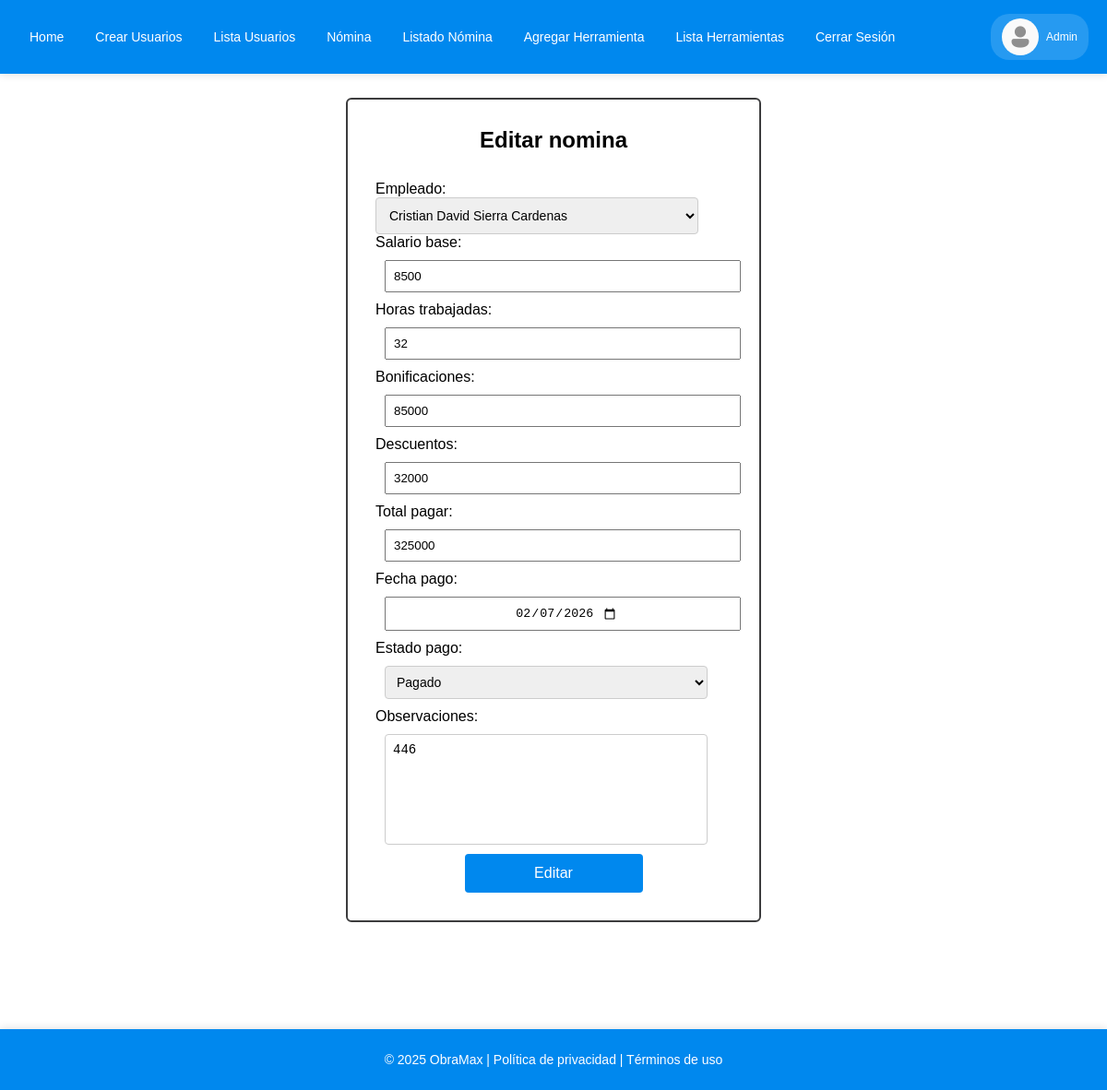
/editar_nomina/1/ (signed in), run on the app's committed database.
### empleados_crud/models.py (models this page shows, shortened)
class CustomUser(AbstractUser):
    ROLES = [
        ('Administrador','Administrador'),
        ('Ingeniero civil', 'Ingeniero civil'),
        ('Maestro de obra','Maestro de obra'),
    ]
    cedula = models.CharField(max_length=15,unique=True)
    telefono = models.CharField(max_length=15)
    rol = models.CharField(max_length= 20, choices=ROLES ,blank=True, null=True)
    def __str__(self):
        return f"{self.first_name} {self.last_name}"
    REQUIRED_FIELDS = ['cedula']

class Nomina(models.Model):
    ESTADO_PAGO= [
        ('pendiente', 'Pendiente'),
        ('pagado', 'Pagado'),
    ]
    empleado= models.ForeignKey(settings.AUTH_USER_MODEL, on_delete=models.SET_NULL, related_name='nominas',null=True)
    registrado_por = models.ForeignKey(CustomUser, on_delete=models.SET_NULL,related_name='registrado_por',null=True)
    salario_base = models.IntegerField()
    horas_trabajadas = models.IntegerField()
    bonificaciones = models.IntegerField()
    descuentos = models.IntegerField()
    total_pagar = models.IntegerField(blank=True,null=True)
    fecha_pago = models.DateField()
    estado_pago = models.CharField(max_length=10, choices=ESTADO_PAGO, default='pendiente')
    observaciones = models.TextField(null=True,blank=True)
    class Meta:
        unique_together = ('empleado', 'fecha_pago')

### empleados_crud/views.py (the view)
# urls.py: path('editar_nomina/<int:id>/', views.editar_nomina, name='editar_nomina'),
@login_required
@admin_or_ingeniero
def editar_nomina(request, id):
    nomina = Nomina.objects.get(id=id)
    if request.method == 'POST':
        form = NominaForm(request.POST, instance=nomina)
        if form.is_valid():
            nomina_edit = form.save(commit=False)
            nomina_edit.registrado_por = request.user
            nomina_edit.save()
            return redirect('empleados_nomina')
    else:
        form = NominaForm(instance=nomina)
    return render(request, 'editar_nomina.html', {
        'form': form,
        'nomina': nomina
    })

### empleados_crud/templates/editar_nomina.html (shortened to what this page needs)
{% extends 'base.html' %}
{% block content %}
<div>
    <div class="container-formulary">
        <form class="formulary" action="{% url 'editar_nomina' nomina.id %}" method="POST">
            <h2 class="title">Editar nomina</h2>
            {{ form.as_p }}
            <button class="buttons" type="submit">Editar</button>
        </form>
    </div>
</div>
{% endblock %}

### empleados_crud/templates/base.html (shortened to what this page needs)
<!DOCTYPE html>
{% load static %}
<html lang="es">
<head>
    <link rel="stylesheet" href="{% static 'CSS/styles.css' %}">
</head>
<body class="layout">
    <header class="site-header">
        <nav class="navbar">
            <div class="nav__container">
                <ul class="nav__list" id="navMenu">
                    <li class="nav__item"><a class="nav_link" href="{% url 'index' %}">Home</a></li>
                    {% if user.is_authenticated %}
                        {% if request.user.rol == 'Administrador' %}
                            <li class="nav__item"><a class="nav_link" href="{% url 'crear_usuarios' %}">Crear Usuarios</a></li>
                            <li class="nav__item"><a class="nav_link" href="{% url 'lista_usuarios' %}">Lista Usuarios</a></li>
                            <li class="nav__item"><a class="nav_link" href="{% url 'nomina' %}">Nómina</a></li>
                            <li class="nav__item"><a class="nav_link" href="{% url 'empleados_nomina' %}">Listado Nómina</a></li>
                            <li class="nav__item"><a class="nav_link" href="{% url 'herramientas' %}">Agregar Herramienta</a></li>
                            <li class="nav__item"><a class="nav_link" href="{% url 'lista_herramientas' %}">Lista Herramientas</a></li>
                        {% endif %}
                        <li class="nav__item"><a class="nav_link" href="{% url 'cerrarSesion' %}">Cerrar Sesión</a></li>
                    {% else %}
                        <li class="nav__item"><a class="nav_link" href="{% url 'iniciarSesion' %}">Iniciar sesión</a></li>
                        <li class="nav__item"><a class="nav_link" href="{% url 'registrarse' %}">Registrarse</a></li>
                    {% endif %}
                </ul>
                {% if user.is_authenticated %}
                <div class="nav__user-profile">
                    <img class="nav__user-avatar" src="{% static 'img/avatar.png' %}">
                    <span class="nav__user-name">{{ user.first_name }} {{ user.last_name }}</span>
                </div>
                {% endif %}
            </div>
        </nav>
    </header>
    <div class="page-wrapper">
        <main class="main-content">
            {% block content %}{% endblock %}
        </main>
    </div>
    <footer class="footer">
        <p>© 2025 ObraMax | Política de privacidad | Términos de uso</p>
    </footer>
</body>
</html>

### empleados_crud/static/CSS/styles.css (style rules this page uses)
* { margin: 0; padding: 0; box-sizing: border-box; }
body { font-family: sans-serif; background-color: #fff; color: #000; overflow-x: hidden; padding-top: 80px; display: flex; flex-direction: column; min-height: 100vh; }
.main-content { flex: 1; padding-bottom: 90px; }
.navbar { background-color: #0088ee; width: 100%; box-shadow: 0 2px 8px rgba(0, 0, 0, 0.1); position: fixed; top: 0; left: 0; z-index: 1000; }
.nav__list { list-style: none; display: flex; gap: 10px; }
.nav__container { margin: auto; padding: 8px 20px; display: flex; align-items: center; justify-content: space-between; max-width: 1200px; height: 80px; }
.nav_link { color: #fff; text-decoration: none; padding: 8px 12px; background-color: transparent; display: inline-block; font-size: 14px; font-weight: 500; transition: all 0.3s ease; border-radius: 4px; }
.nav__item { list-style: none; display: inline-block; font-size: 20px; font-weight: bold; }
.nav__user-profile { display: flex; align-items: center; gap: 8px; padding: 5px 12px; background-color: rgba(255, 255, 255, 0.15); border-radius: 20px; flex-shrink: 0; max-width: 180px; }
.nav__user-name { max-width: 110px; overflow: hidden; text-overflow: ellipsis; white-space: nowrap; font-size: 12px; color: #fff; }
.nav__user-avatar { width: 40px; height: 40px; border-radius: 50%; object-fit: cover; flex-shrink: 0 }
.footer { background-color: #0088ee; color: white; text-align: center; padding: 25px 20px; box-shadow: 0 -2px 8px rgba(0, 0, 0, 0.1); font-size: 14px; font-weight: 500; }
.container-formulary { margin: auto; padding: 6px 20px; display: flex; align-items: center; justify-content: center; min-height: calc(100vh - 90px); max-width: 1200px; }
.title { text-align: center; margin-bottom: 30px; }
.formulary { margin: 20px; padding: 30px; border: 2px solid rgb(60, 60, 61); border-radius: 6px; width: 450px; height: auto; align-items: center; }
.container-input { margin: 10px; padding: 8px; width: 100%; display: flex; justify-content: center; }
.container-input input,textarea,select { width: 100%; max-width: 350px; padding: 10px; border: 1px solid #ccc; border-radius: 4px; font-size: 14px; box-sizing: border-box; }
.buttons { display: block; margin: 0 auto; width: 50%; max-width: 350px; padding: 12px; background-color: #0088ee; color: white; border: none; border-radius: 4px; cursor: pointer; font-size: 16px; font-weight: 500; transition: background-color 0.3s ease; box-sizing: border-box; }
a { text-decoration: none; }

### data on the page
CustomUser: first_name "Admin"
Nomina: empleado "Cristian David Sierra Cardenas", salario_base "8500", horas_trabajadas "32", bonificaciones "85000", descuentos "32000", total_pagar "325000", fecha_pago "02/07/2026", estado_pago "Pagado", observaciones "446"
